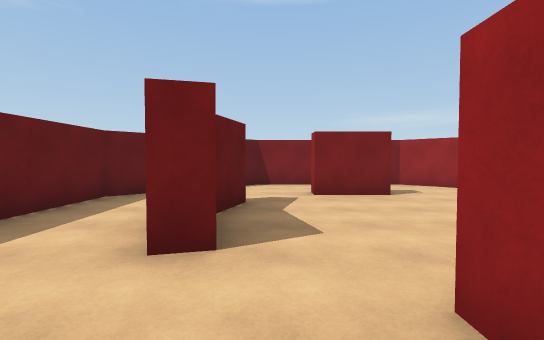
[1] (above)

16 first-person views from a walk through a Unity game level. The camera is 1.4 m above the floor, tilts 2° down and sees 85° across. The floor is counted in squares, 2 m on a side. Each view is taken from the middle of a square. On the plan, view 1 faces up. The plan holds only what a view shows up to about 10 squares ahead; the rest is blank. The place goes on beyond the plan. The player is left out. Some animated figures are not drawn.

[2]
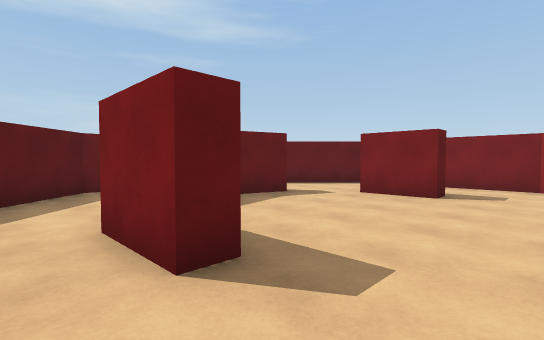

[3]
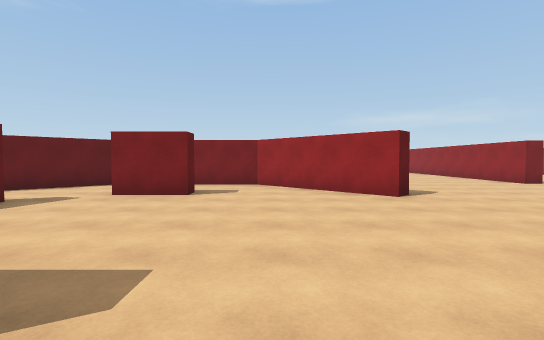

[4]
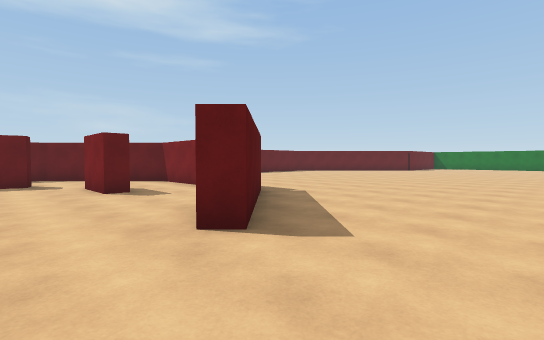

[5]
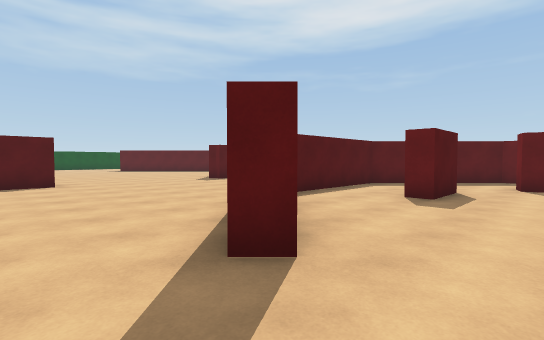

[6]
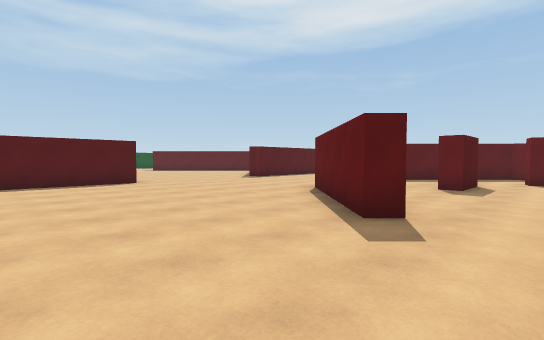

[7]
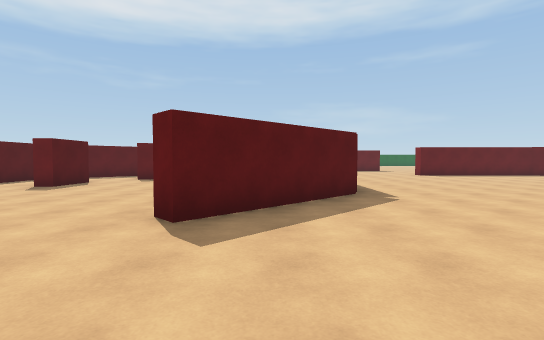

[8]
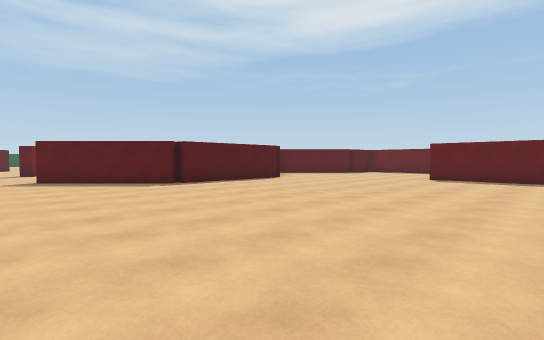

[9]
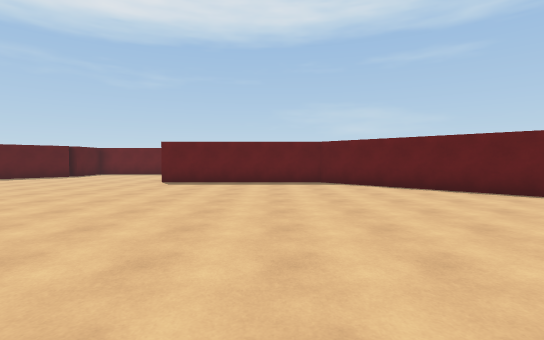

[10]
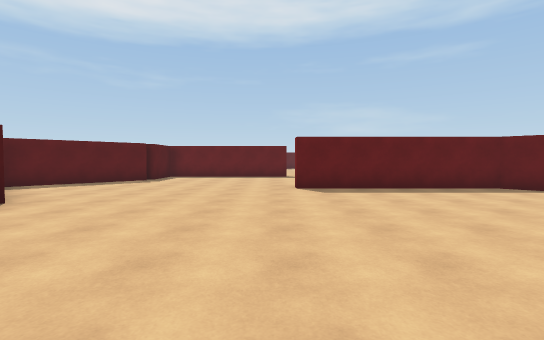

[11]
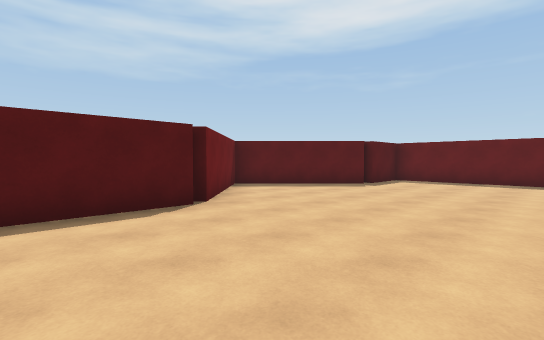

[12]
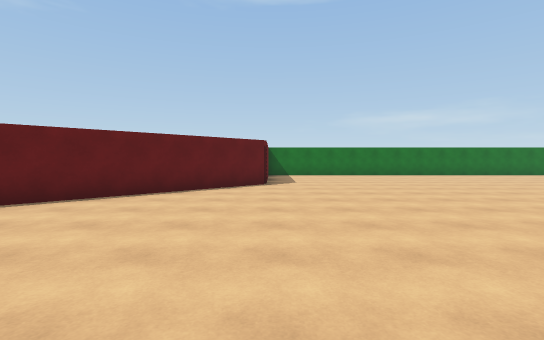

[13]
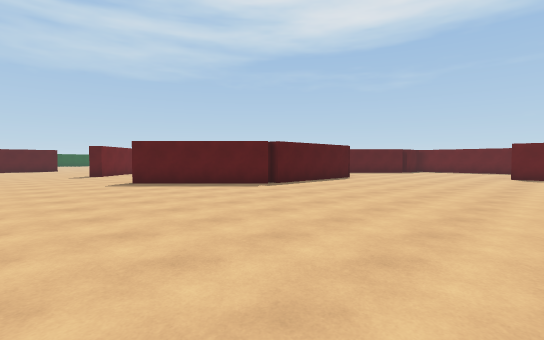

[14]
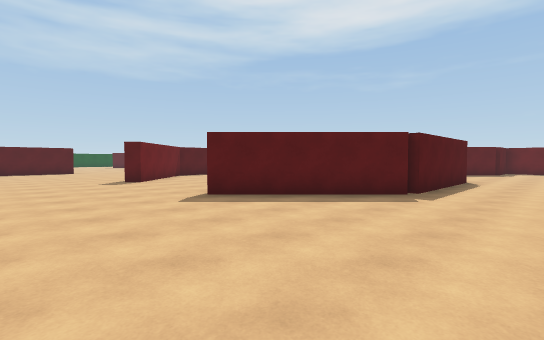

[15]
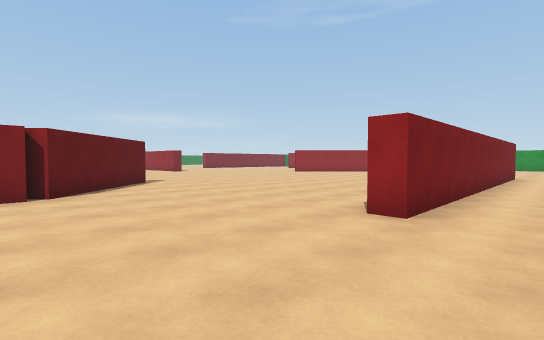

[16]
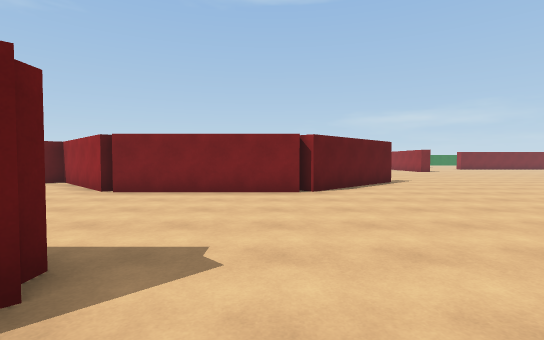

### Floor plan
Ten units are one square. View 1 is at (0, 0); x grows to the right and y downward. Boxes are objects, and circles mark ways between rooms. Rooms are numbered by the first view taken in them; rooms with no view inside come last. Other rooms are left out.
<svg viewBox="-105 -220 215 292">
<path fill="none" stroke="#000" d="M8 -8 8 -13M-14 1 -4 12 6 12M36 -83 6 -83M23 -64 23 -58 8 -58M-10 -51 -4 -49 -7 -38M-6 -27 -4 -23 -10 -21M57 -10 64 -16 67 -13 39 15M8 -13 23 -13 23 -8 8 -8M6 12 31 12M-1 -215 -32 -185 -32 -136 -36 -136M-82 -126 -82 -88 -62 -88 -34 -61 -6 -88 36 -88 36 -84 39 -87 67 -59 64 -56 35 -84M66 62 96 62M-32 -14 -38 -8M38 17 -6 17 -34 -12M39 15 35 12M105 67 66 67 66 62M-24 -64 -32 -56 -32 -14M-32 -16 -23 -7M6 -83 -4 -83 -14 -74M-14 -74 -24 -64"/>
<circle cx="15" cy="0" r="3" fill="#2a7"/>
<circle cx="-55" cy="-122" r="3" fill="#2a7"/>
<circle cx="60" cy="35" r="3" fill="#2a7"/>
<circle cx="15" cy="-70" r="3" fill="#2a7"/>
<circle cx="0" cy="-60" r="3" fill="#2a7"/>
<text x="0" y="-10">1</text>
<text x="40" y="-100">2</text>
<text x="-100" y="30">3</text>
<text x="-20" y="-40">4</text>
<text x="0" y="-70">5</text>
<text x="-10" y="-60">6</text>
</svg>
Room 1 opens to room 2. Room 2 opens to room 3. Room 2 opens to room 5. Room 2 opens to room 6.

Where each view was taken, in squares from view 1:
view 1: 0 up, 0 right, facing up
view 2: 0 up, 4 right, facing up-left
view 3: 0 up, 4 right, facing up
view 4: 4 up, 9 right, facing up-left
view 5: 3 up, 8 right, facing down-left
view 6: 3 up, 10 right, facing down-left
view 7: 7 up, 10 right, facing left
view 8: 17 up, 8 right, facing down-left
view 9: 17 up, 6 right, facing left
view 10: 13 up, 4 right, facing left
view 11: 13 up, 2 right, facing down-left
view 12: 15 up, 2 right, facing up
view 13: 15 up, 10 right, facing down-left
view 14: 11 up, 10 right, facing down-left
view 15: 8 down, 3 right, facing up-right
view 16: 8 down, 3 right, facing up
